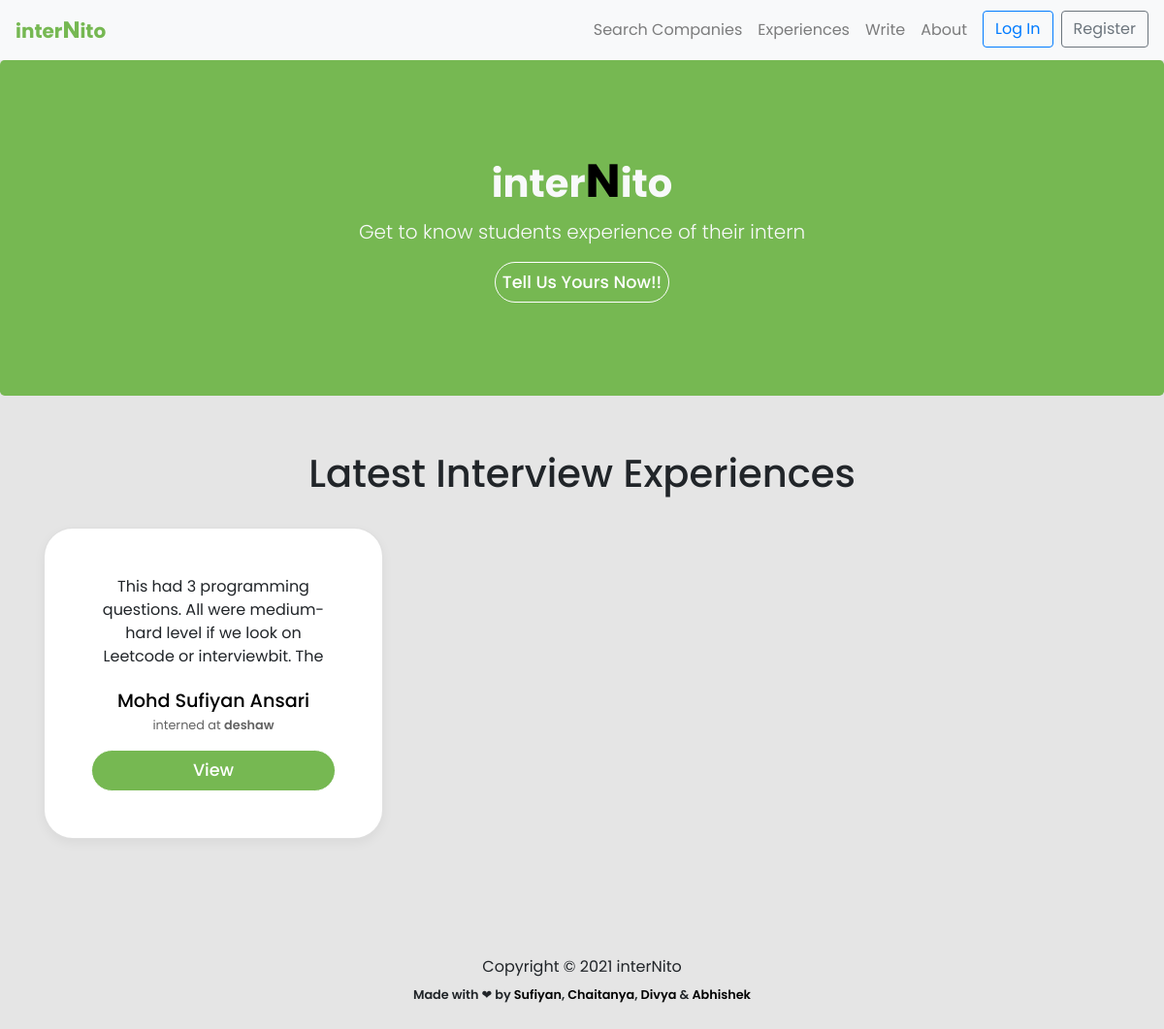
/, run on an earlier commit of the app's database.
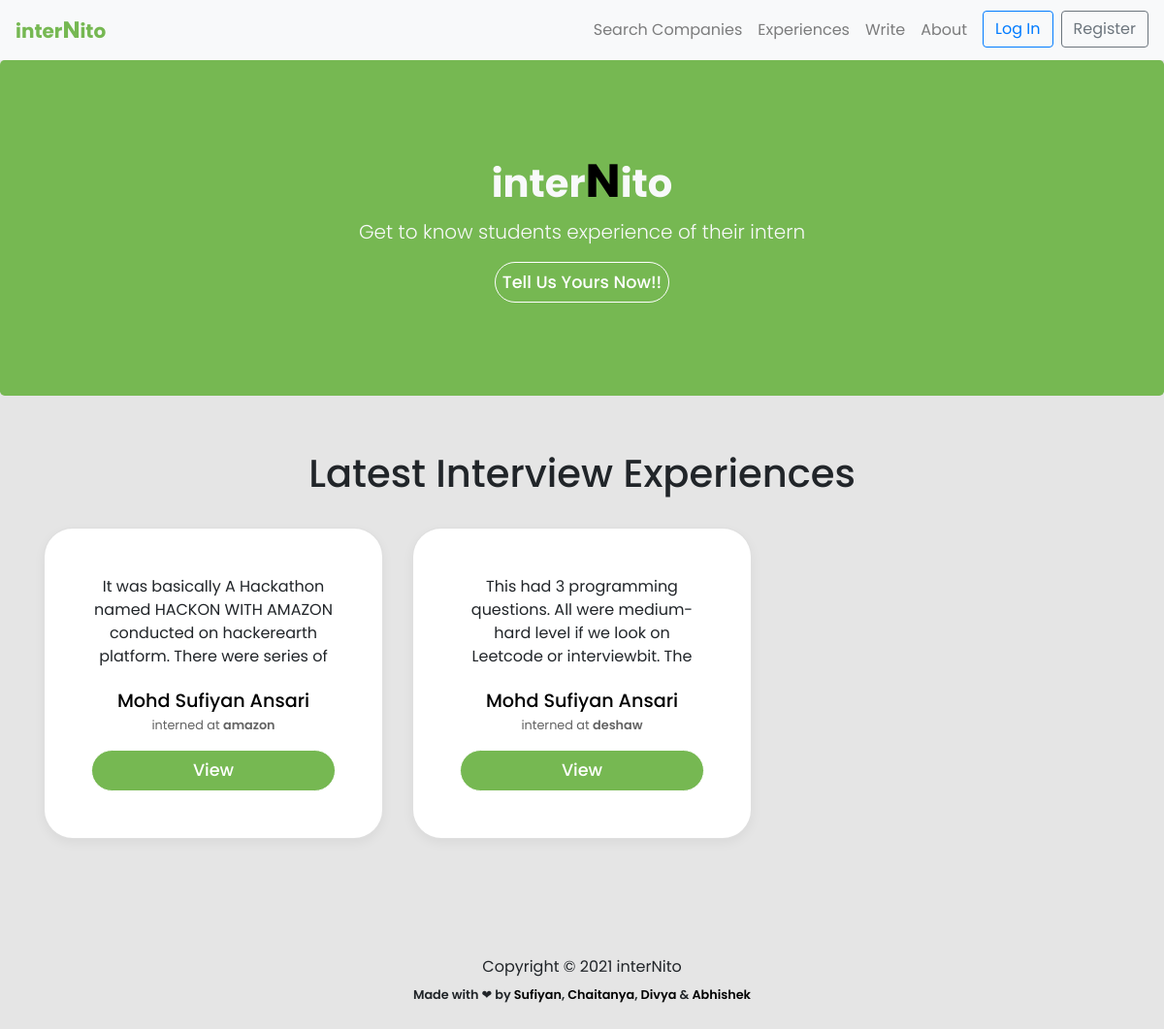
And on a later commit of the database.
### experience/models.py (models this page shows, shortened)
class Experience(models.Model):
    user = models.ForeignKey(User, on_delete = models.CASCADE)
    name = models.CharField(max_length=80)
    branch = models.CharField(max_length=255,blank=True)
    cgpa_cutoff = models.FloatField(blank=True)
    resume = models.TextField(blank=True)
    batch = models.CharField(max_length=255, blank=True)
    company = models.CharField(max_length=255,blank=False)
    summary = models.TextField(blank=False)
    period = models.CharField(max_length=255,blank=False)
    ot_summary = models.TextField(blank = True)
    ot_question1 = models.TextField(blank = True, null = True)
    ot_question1_link = models.TextField(blank = True, null = True, default = 'NONE')
    ot_question2 = models.TextField(blank = True, null = True)
    ot_question2_link = models.TextField(blank = True, null = True)
    ot_question3 = models.TextField(blank = True, null = True)
    ot_question3_link = models.TextField(blank = True, null = True)
    ot_question4 = models.TextField(blank = True, null = True)
    ot_question4_link = models.TextField(blank = True, null = True)
    round1_details = models.TextField(blank = True, null = True)
    round2_details = models.TextField(blank = True, null = True)
    round3_details = models.TextField(blank = True, null = True)
    final_summary = models.TextField(blank = True, null = True)

### experience/views.py (the view)
# urls.py: path('', views.home,name='home'),
def home(request):
    responses = Experience.objects.all().order_by('-id')[:3]
    return render(request, 'home.html',{'responses':responses})

### templates/home.html (shortened to what this page needs)
{% extends 'base.html' %}
{% load static %}
{% block content %}
<link rel="stylesheet" href="{% static 'css/experience.css' %}" />
<main role="main">
  <section class="jumbotron text-center bg-lime">
    <div class="container text-light">
      <h1><strong>inter<big style="color: black;">N</big>ito</strong></h1>
      <p class="mt-2 lead text-light">
        Get to know students experience of their intern
      </p>
      <a class="btn view-btn" href="{% url 'write'%}">
          Tell Us Yours Now!!
      </a>
    </div>
  </section>
    <div class="album py-5 bg-lime-invert">
    <div class="container">
      <h1 class="mb-4">
        <div class="head p-2" style="text-align: center;">Latest Interview Experiences</div>
      </h1>
      <div class="row">
        {% for response in responses %}
        <div class="col-md-4">
          <div class="card mb-4 box-shadow">
            <div class="card-body p-5 summary-parent">
              <p
                class="card-text summary summary-text"
                style="height: 10ch; text-overflow: ellipsis; overflow: hidden"
              >
                {{response.summary }}
              </p>
              <p class="card-text name">
                <a href="{% url 'profile' response.user.username %}">{{response.name}}</a>
              </p>
              <p class="card-text company capitalize">
                interned at <strong>{{response.company}}</strong>
              </p>
              <a href="{% url  'post' response.pk %}"
                type="button"
                class="
                  btn btn-sm btn-outline-secondary
                  view-btn
                  w-100
                  text-center
                ">
                View
              </a>
            </div>
          </div>
        </div>
        {% endfor %}
      </div>
    </div>
  </div>
</main>
{% endblock content %}

What changed in the data, as far as the page shows it:
added Experience: summary "It was basically A Hackathon named HACKON WITH AMAZON conducted on hackerearth platform. There were series of…", name "Mohd Sufiyan Ansari", company "amazon"
